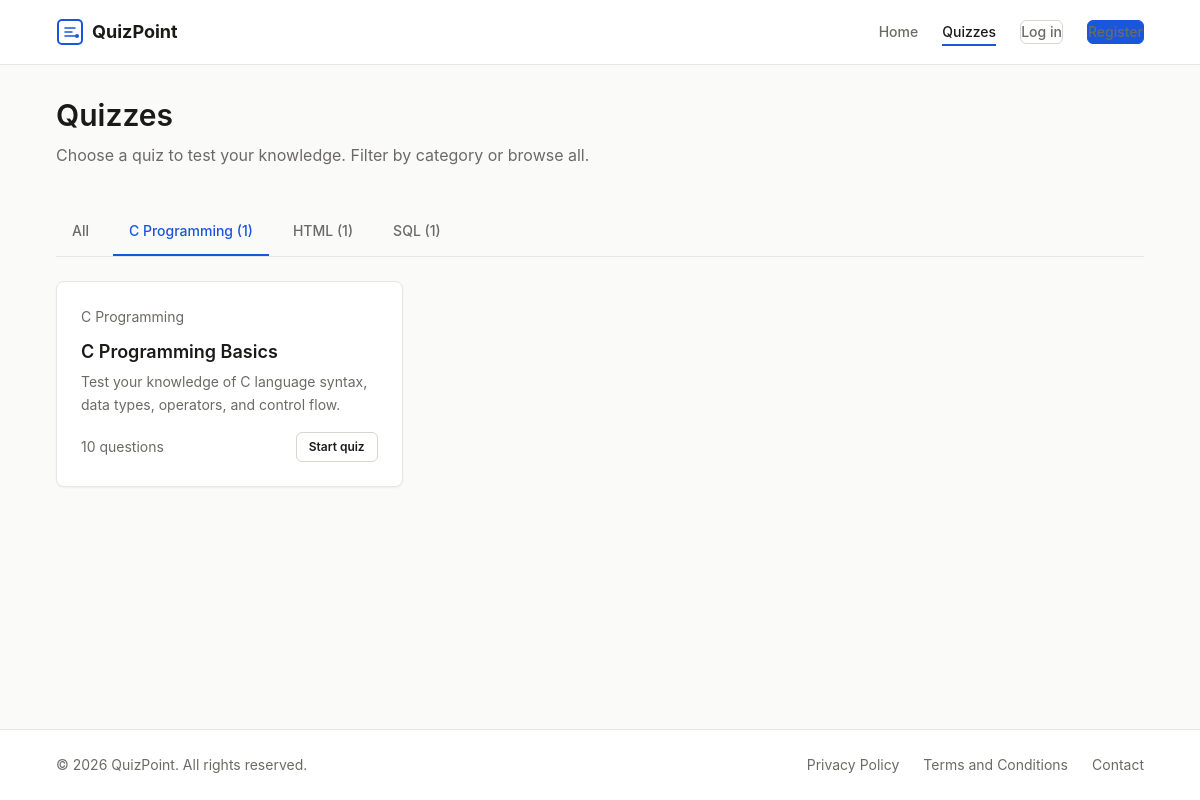
The app's page /quizzes.php?category=3 with its own data.
### tables this page shows
CREATE TABLE categories (
  category_id INT UNSIGNED AUTO_INCREMENT PRIMARY KEY,
  category_name VARCHAR(100) NOT NULL UNIQUE
);

CREATE TABLE quizzes (
  quiz_id INT UNSIGNED AUTO_INCREMENT PRIMARY KEY,
  title VARCHAR(255) NOT NULL,
  category_id INT UNSIGNED NOT NULL,
  description TEXT,
  status ENUM('active', 'inactive') NOT NULL DEFAULT 'active',
  created_at DATETIME NOT NULL DEFAULT CURRENT_TIMESTAMP,
  FOREIGN KEY (category_id) REFERENCES categories(category_id)
    ON DELETE RESTRICT ON UPDATE CASCADE,
  INDEX idx_category (category_id),
  INDEX idx_status (status)
);

### includes/helpers.php (called while the page is built, shortened)
<?php
function e(?string $value): string
{
    return htmlspecialchars((string)$value, ENT_QUOTES, 'UTF-8');
}
function truncate(string $text, int $maxLength = 120): string
{
    if (mb_strlen($text) <= $maxLength) {
        return $text;
    }
    return mb_substr($text, 0, $maxLength) . '...';
}

### quizzes.php (the view, shortened to what this page needs)
<?php
require_once __DIR__ . '/includes/helpers.php';
$db = getDB();
$categoryFilter = isset($_GET['category']) ? (int)$_GET['category'] : 0;
$categories = $db->query(
    'SELECT c.category_id, c.category_name,
            (SELECT COUNT(*) FROM quizzes WHERE category_id = c.category_id AND status = "active") AS quiz_count
     FROM categories c
     HAVING quiz_count > 0
     ORDER BY c.category_name'
)->fetchAll();
if ($categoryFilter > 0) {
    $stmt = $db->prepare(
        'SELECT q.quiz_id, q.title, q.description, c.category_name,
                (SELECT COUNT(*) FROM questions WHERE quiz_id = q.quiz_id) AS question_count
         FROM quizzes q
         JOIN categories c ON q.category_id = c.category_id
         WHERE q.status = "active" AND q.category_id = :cat
         ORDER BY q.title'
    );
    $stmt->execute([':cat' => $categoryFilter]);
}
$quizzes = $stmt->fetchAll();
require __DIR__ . '/includes/header.php';
?>
<div class="container">
    <div class="page-header">
        <h1>Quizzes</h1>
        <p>Choose a quiz to test your knowledge. Filter by category or browse all.</p>
    </div>
    <?php if (!empty($categories)): ?>
        <div class="admin-nav" role="navigation" aria-label="Category filter">
            <a href="<?= e(BASE_URL) ?>/quizzes.php"
               class="<?= $categoryFilter === 0 ? 'active' : '' ?>">All</a>
            <?php foreach ($categories as $cat): ?>
                <a href="<?= e(BASE_URL) ?>/quizzes.php?category=<?= (int)$cat['category_id'] ?>"
                   class="<?= $categoryFilter === (int)$cat['category_id'] ? 'active' : '' ?>">
                    <?= e($cat['category_name']) ?> (<?= (int)$cat['quiz_count'] ?>)
                </a>
            <?php endforeach; ?>
        </div>
    <?php endif; ?>
    <?php if (empty($quizzes)): ?>
        <div class="empty-state">
            <svg width="48" height="48" viewBox="0 0 24 24" fill="none" stroke="currentColor" stroke-width="1.5" stroke-linecap="round" stroke-linejoin="round" aria-hidden="true">
                <path d="M14 2H6a2 2 0 00-2 2v16a2 2 0 002 2h12a2 2 0 002-2V8z"/>
                <polyline points="14 2 14 8 20 8"/>
                <line x1="16" y1="13" x2="8" y2="13"/>
                <line x1="16" y1="17" x2="8" y2="17"/>
            </svg>
            <p>No quizzes found in this category.</p>
            <a href="<?= e(BASE_URL) ?>/quizzes.php" class="btn btn-outline">View all quizzes</a>
        </div>
    <?php else: ?>
        <div class="quiz-grid">
            <?php foreach ($quizzes as $quiz): ?>
                <a href="<?= e(BASE_URL) ?>/quiz.php?id=<?= (int)$quiz['quiz_id'] ?>" class="quiz-card-link">
                    <div class="card">
                        <div class="card-meta"><?= e($quiz['category_name']) ?></div>
                        <h3 class="card-title"><?= e($quiz['title']) ?></h3>
                        <p class="card-desc"><?= e(truncate($quiz['description'])) ?></p>
                        <div class="quiz-card-footer">
                            <span class="text-sm text-muted"><?= (int)$quiz['question_count'] ?> questions</span>
                            <span class="btn btn-sm btn-outline">Start quiz</span>
                        </div>
                    </div>
                </a>
            <?php endforeach; ?>
        </div>
    <?php endif; ?>
</div>
<div style="padding-bottom: var(--space-12);"></div>
<?php require __DIR__ . '/includes/footer.php'; ?>

### assets/css/style.css (style rules this page uses)
:root { --color-bg: #fafaf8; --color-bg-alt: #f2f1ed; --color-surface: #ffffff; --color-border: #d8d6d0; --color-border-light:#e8e7e3; --color-text: #1a1a18; --color-text-muted: #6b6a65; --color-accent: #1a56db; --color-accent-hover:#1547b8; --color-accent-light:#e8eefb; --color-success: #16794a; --color-success-bg: #e7f6ee; --color-error: #c43333; --color-error-bg: #fce8e8; --color-warning: #b45309; --color-warning-bg: #fef3e2; --font-family: -apple-system, BlinkMacSystemFont, "Segoe UI", Roboto, "Helvetica Neue", Arial, sans-serif, "Apple Color Emoji", "Segoe UI Emoji"; --font-mono: "SFMono-Regular", Consolas, "Liberation Mono", Menlo, monospace; --text-xs: 0.75rem; --text-sm: 0.875rem; --text-base: 1rem; --text-lg: 1.125rem; --text-xl: 1.25rem; --text-2xl: 1.5rem; --text-3xl: 1.875rem; --text-4xl: 2.25rem; --leading-tight: 1.25; --leading-normal: 1.6; --space-1: 0.25rem; --space-2: 0.5rem; --space-3: 0.75rem; --space-4: 1rem; --space-5: 1.25rem; --space-6: 1.5rem; --space-8: 2rem; --space-10: 2.5rem; --space-12: 3rem; --space-16: 4rem; --space-20: 5rem; --radius-sm: 4px; --radius-md: 6px; --radius-lg: 8px; --shadow-sm: 0 1px 2px rgba(26, 26, 24, 0.06); --shadow-md: 0 2px 6px rgba(26, 26, 24, 0.08); --transition: 150ms ease; --container-max: 1120px; }
*, *::before, *::after { box-sizing: border-box; margin: 0; padding: 0; }
html { font-size: 100%; -webkit-text-size-adjust: 100%; scroll-behavior: smooth; }
body { font-family: var(--font-family); font-size: var(--text-base); line-height: var(--leading-normal); color: var(--color-text); background-color: var(--color-bg); min-height: 100vh; display: flex; flex-direction: column; -webkit-font-smoothing: antialiased; -moz-osx-font-smoothing: grayscale; }
a { color: var(--color-accent); text-decoration: none; transition: color var(--transition); }
.container { width: 100%; max-width: var(--container-max); margin: 0 auto; padding: 0 var(--space-4); }
h1, h2, h3, h4, h5, h6 { line-height: var(--leading-tight); font-weight: 600; color: var(--color-text); }
h1 { font-size: var(--text-3xl); margin-bottom: var(--space-6); }
h3 { font-size: var(--text-xl); margin-bottom: var(--space-3); }
p { margin-bottom: var(--space-4); }
.text-muted { color: var(--color-text-muted); }
.text-sm { font-size: var(--text-sm); }
.btn { display: inline-flex; align-items: center; justify-content: center; gap: var(--space-2); font-family: var(--font-family); font-size: var(--text-sm); font-weight: 600; line-height: 1; padding: var(--space-3) var(--space-5); border: 1px solid transparent; border-radius: var(--radius-md); cursor: pointer; text-decoration: none; transition: background-color var(--transition), border-color var(--transition), color var(--transition), box-shadow var(--transition); white-space: nowrap; }
.btn-outline { background-color: transparent; color: var(--color-text); border-color: var(--color-border); }
.btn-sm { padding: var(--space-2) var(--space-3); font-size: var(--text-xs); }
.card { background: var(--color-surface); border: 1px solid var(--color-border-light); border-radius: var(--radius-lg); padding: var(--space-6); box-shadow: var(--shadow-sm); transition: box-shadow var(--transition); }
.card-title { font-size: var(--text-lg); font-weight: 600; margin-bottom: var(--space-2); }
.card-meta { font-size: var(--text-sm); color: var(--color-text-muted); margin-bottom: var(--space-3); }
.card-desc { font-size: var(--text-sm); color: var(--color-text-muted); margin-bottom: var(--space-4); line-height: var(--leading-normal); }
.page-header { padding: var(--space-8) 0 var(--space-6); }
.page-header h1 { margin-bottom: var(--space-2); }
.page-header p { color: var(--color-text-muted); max-width: 600px; }
.quiz-grid { display: grid; grid-template-columns: repeat(auto-fill, minmax(300px, 1fr)); gap: var(--space-6); }
.quiz-card-link { text-decoration: none; color: inherit; display: block; }
.quiz-card-footer { display: flex; align-items: center; justify-content: space-between; }
.admin-nav { display: flex; gap: var(--space-2); margin-bottom: var(--space-6); border-bottom: 1px solid var(--color-border-light); overflow-x: auto; }
.admin-nav a { padding: var(--space-3) var(--space-4); font-size: var(--text-sm); font-weight: 500; color: var(--color-text-muted); border-bottom: 2px solid transparent; white-space: nowrap; transition: color var(--transition), border-color var(--transition); }
.admin-nav a.active { color: var(--color-accent); border-bottom-color: var(--color-accent); }

### records on screen
categories: category_name "C Programming", quiz_count "1"
categories: category_name "HTML", quiz_count "1"
categories: category_name "SQL", quiz_count "1"
quizzes: category.category_name "C Programming", title "C Programming Basics", description "Test your knowledge of C language syntax, data types, operators, and control flow.", question_count "10"

### other values on screen
SITE_NAME "QuizPoint"
